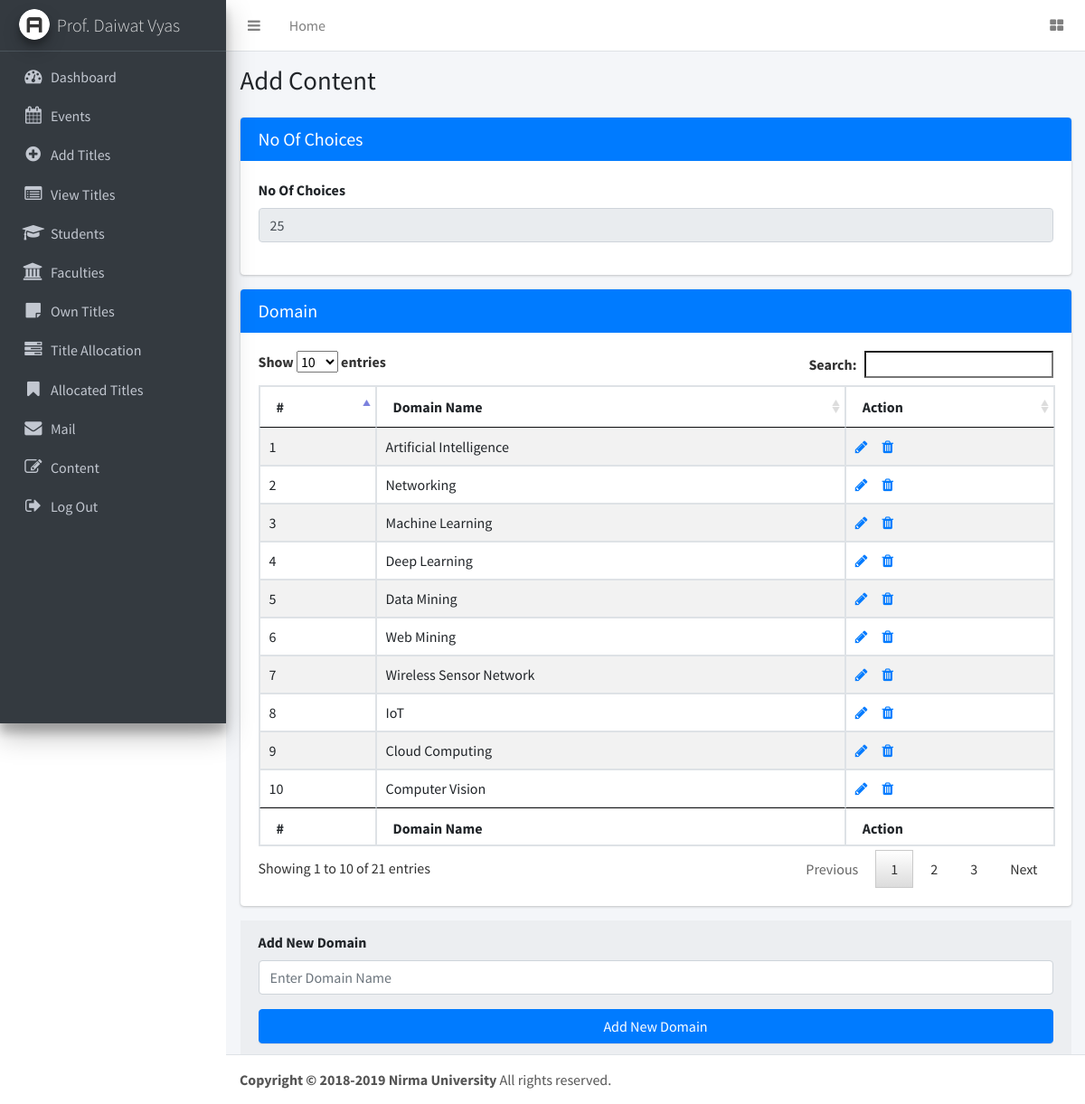
Screenshot of /coordinator/content.php (signed in) with the database file from the repository.
### tables this page shows
CREATE TABLE `content` (
  `id` int(3) NOT NULL AUTO_INCREMENT,
  `name` varchar(200) NOT NULL,
  `value` int(3) DEFAULT NULL,
  `function` varchar(200) NOT NULL,
  `flag` int(1) NOT NULL DEFAULT 0,
  PRIMARY KEY (`id`)
);

### coordinator/content.php (the view, shortened to what this page needs)
<?php
include 'connection.php'; ?>
<!DOCTYPE html>
<html>
<head>
    <link rel="stylesheet" href="https://maxcdn.bootstrapcdn.com/font-awesome/4.4.0/css/font-awesome.min.css">
    <link rel="stylesheet" href="https://code.ionicframework.com/ionicons/2.0.1/css/ionicons.min.css">
    <link rel="stylesheet" href="../plugins/datatables/jquery.dataTables.css">
    <link rel="stylesheet" href="../dist/css/adminlte.min.css">
</head>
<body class="hold-transition sidebar-mini">
    <div class="wrapper">
        <nav class="main-header navbar navbar-expand bg-white navbar-light border-bottom">
            <ul class="navbar-nav">
                <li class="nav-item">
                    <a class="nav-link" data-widget="pushmenu" href="#"><i class="fa fa-bars"></i></a>
                </li>
                <li class="nav-item d-none d-sm-inline-block">
                    <a href="../index3.html" class="nav-link">Home</a>
                </li>
            </ul>
            <ul class="navbar-nav ml-auto">
                <li class="nav-item">
                    <a class="nav-link" data-widget="control-sidebar" data-slide="true" href="#">
                        <i class="fa fa-th-large"></i>
                    </a>
                </li>
            </ul>
        </nav>
        <?php include 'menu.php';
        ?>
        <div class="content-wrapper">
            <section class="content-header">
                <div class="container-fluid">
                    <div class="row mb-2">
                        <div class="col-sm-6">
                            <h1>Add Content</h1>
                        </div>
                    </div>
                </div>
            </section>
            <section class="content">
                <div class="container-fluid">
                    <div class="row">
                        <div class="col-md-12">
                            <div class="card card-primary">
                                <div class="card-header">
                                    <h3 class="card-title">No Of Choices</h3>
                                </div>
                                <form role="form" action="" method="post">
                                    <div class="card-body">
                                        <div class="form-group">
                                            <label for="projectTitle">No Of Choices</label>
                                            <input type="text" class="form-control" id="noofchoices" placeholder="Enter No Of Choices" name="noofchoices" required>
                                        </div>
                                    </div>
                                </form>
                            </div>
                        </div>
                    </div>
                    <div class="row">
                        <div class="col-md-12">
                            <div class="card card-primary">
                                <div class="card-header">
                                    <h3 class="card-title">Domain</h3>
                                </div>
                                    <div class="card-body">
                                    <div classs="table-responsive">
                                    <table id="example1" class="table table-bordered table-striped">
                        <thead>
                            <tr>
                                <th>#</th>
                                <th>Domain Name</th>
                                <th>Action</th>
                            </tr>
                        </thead>
                        <tbody>
                            <?php
                            $count=0;
                            $sql  = "SELECT * FROM content WHERE function='Domain'";
                            $result = mysqli_query($con, $sql);
                            if (mysqli_num_rows($result) > 0) {
                                while($row = mysqli_fetch_assoc($result)) {
                                    $count++;
                                    ?>
                                    <tr>
                                        <td><?php echo $count; ?></td>
                                        <td><?php echo $row["name"]; ?></td>
                                        <td>
                                            <a href="editDomain.php?id=<?php echo $row["id"];?>"><i class="fa fa-pencil" aria-hidden="true"></i></a>&nbsp;&nbsp;&nbsp;&nbsp;
                                            <a href="deleteDomain.php?id=<?php echo $row["id"];?>"><i class="fa fa-trash" aria-hidden="true"></i></a>
                                        </td>
                                    </tr>
                                    <?php
                                }
                            }
                            ?>
                        </tbody>
                        <tfoot>
                            <tr>
                                <th>#</th>
                                <th>Domain Name</th>
                                <th>Action</th>
                            </tr>
                        </tfoot>
                    </table>
                        </div>
                                    </div>
                            </div>
                            <div class="card-footer">
                                <form action="" method="POST">
                                    <div class="form-group">
                                        <label for="projectTitle">Add New Domain</label>
                                        <input type="text" class="form-control" id="domainname" placeholder="Enter Domain Name" name="domainname" required>
                                    </div>
                                    <button type="submit" class="btn btn-primary btn-block" name="newdomain">Add New Domain</button>
                                </form>
                            </div>
                        </div>
                    </div>
                </div>
            </section>
        </div>
        <footer class="main-footer">
            <strong>Copyright &copy; 2018-2019 Nirma University</strong> All rights
            reserved.
        </footer>
    </div>
</body>
</html>

### rows the page displays
content: name "Artificial Intelligence"
content: name "Networking"
content: name "Machine Learning"
content: name "Deep Learning"
content: name "Data Mining"
content: name "Web Mining"
content: name "Wireless Sensor Network"
content: name "IoT"
content: name "Cloud Computing"
content: name "Computer Vision"

### other values shown
$_SESSION['coordinatorusername'] "Prof. Daiwat Vyas"
